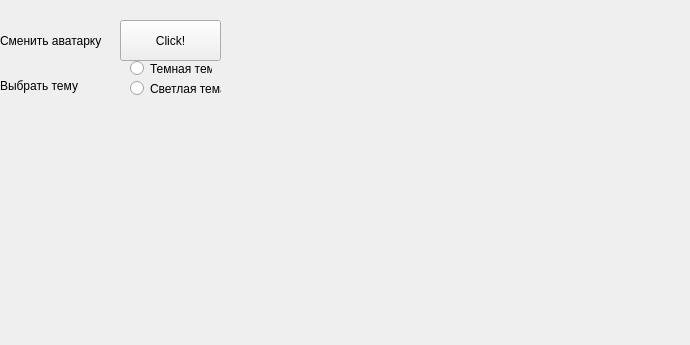
<?xml version="1.0" encoding="UTF-8"?>
<ui version="4.0">
 <class>Form</class>
 <widget class="QWidget" name="Form">
  <property name="geometry">
   <rect>
    <x>0</x>
    <y>0</y>
    <width>690</width>
    <height>345</height>
   </rect>
  </property>
  <property name="windowTitle">
   <string>Form</string>
  </property>
  <widget class="QPushButton" name="pushButton">
   <property name="geometry">
    <rect>
     <x>120</x>
     <y>20</y>
     <width>101</width>
     <height>41</height>
    </rect>
   </property>
   <property name="text">
    <string>Click!</string>
   </property>
  </widget>
  <widget class="QLabel" name="label">
   <property name="geometry">
    <rect>
     <x>0</x>
     <y>25</y>
     <width>121</width>
     <height>31</height>
    </rect>
   </property>
   <property name="text">
    <string>Сменить аватарку</string>
   </property>
  </widget>
  <widget class="QRadioButton" name="radioButton">
   <property name="geometry">
    <rect>
     <x>130</x>
     <y>60</y>
     <width>82</width>
     <height>17</height>
    </rect>
   </property>
   <property name="text">
    <string>Темная тема</string>
   </property>
  </widget>
  <widget class="QRadioButton" name="radioButton_2">
   <property name="geometry">
    <rect>
     <x>130</x>
     <y>80</y>
     <width>91</width>
     <height>17</height>
    </rect>
   </property>
   <property name="text">
    <string>Светлая тема</string>
   </property>
  </widget>
  <widget class="QLabel" name="label_2">
   <property name="geometry">
    <rect>
     <x>0</x>
     <y>70</y>
     <width>111</width>
     <height>31</height>
    </rect>
   </property>
   <property name="text">
    <string>Выбрать тему</string>
   </property>
  </widget>
 </widget>
 <resources/>
 <connections/>
</ui>
